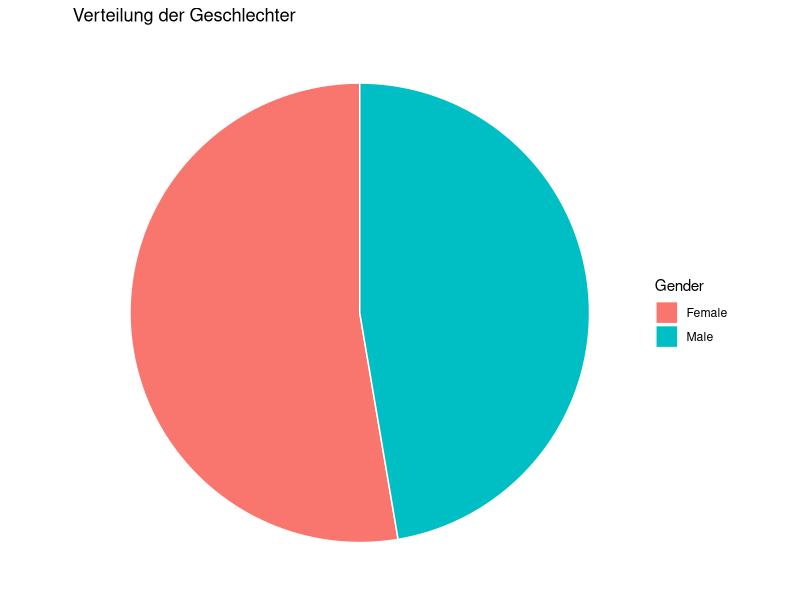
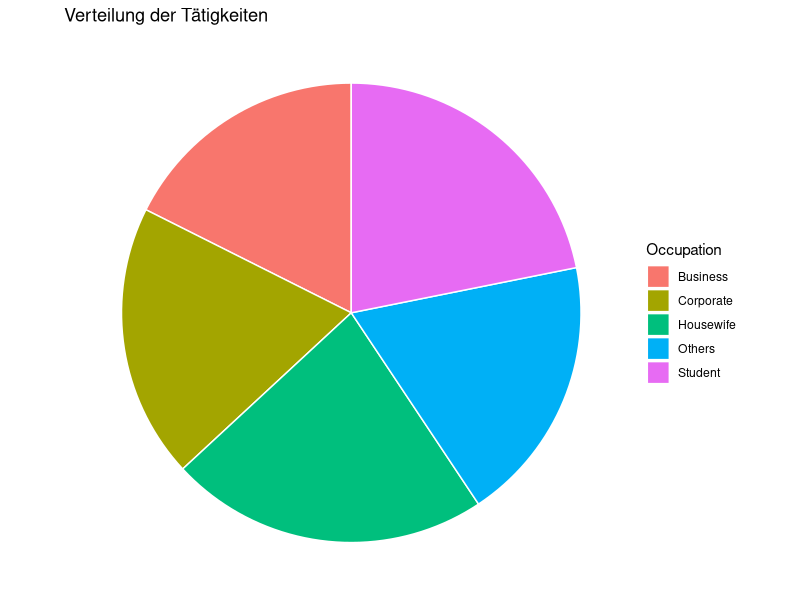
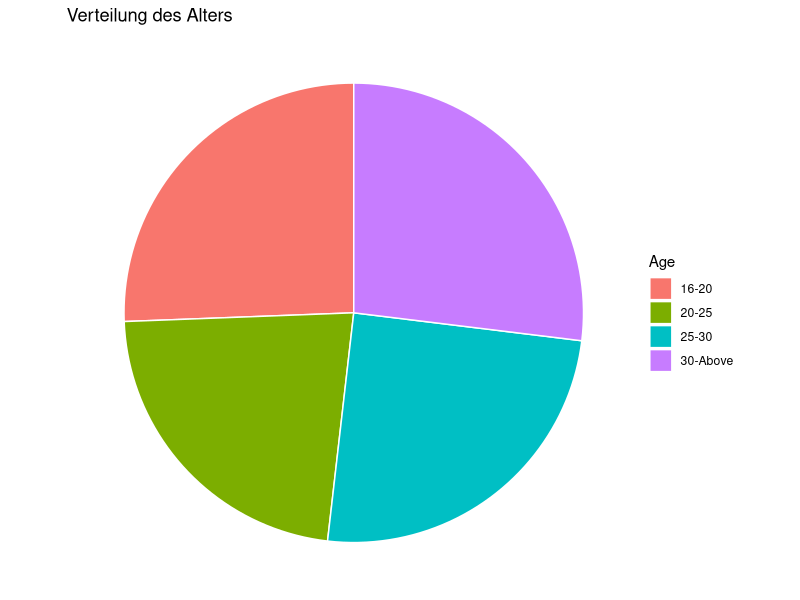
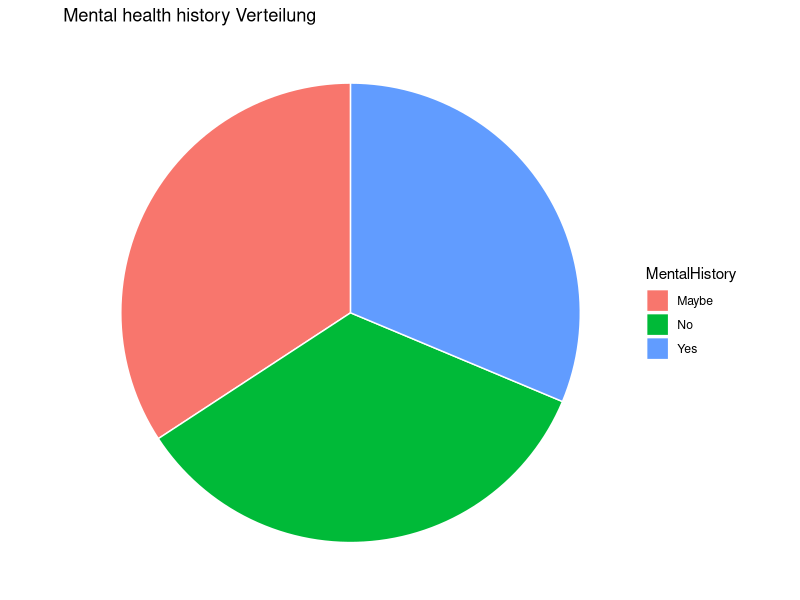
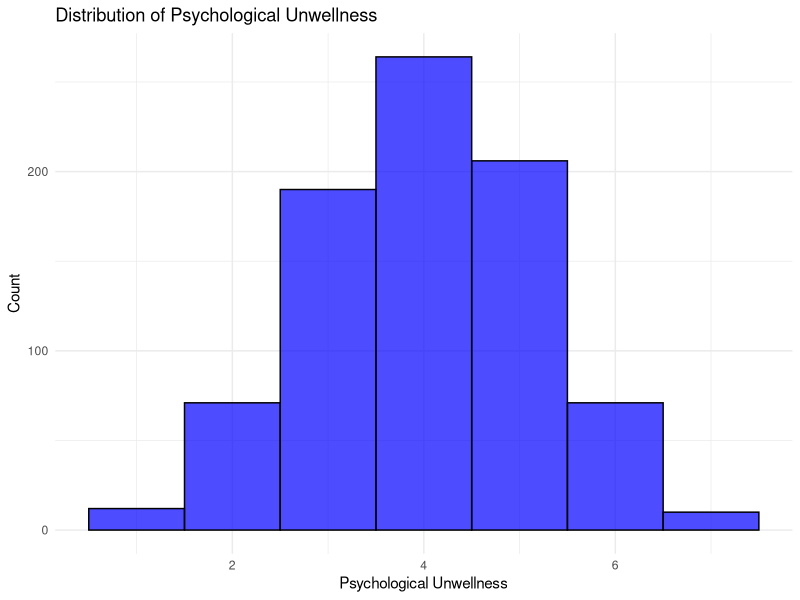
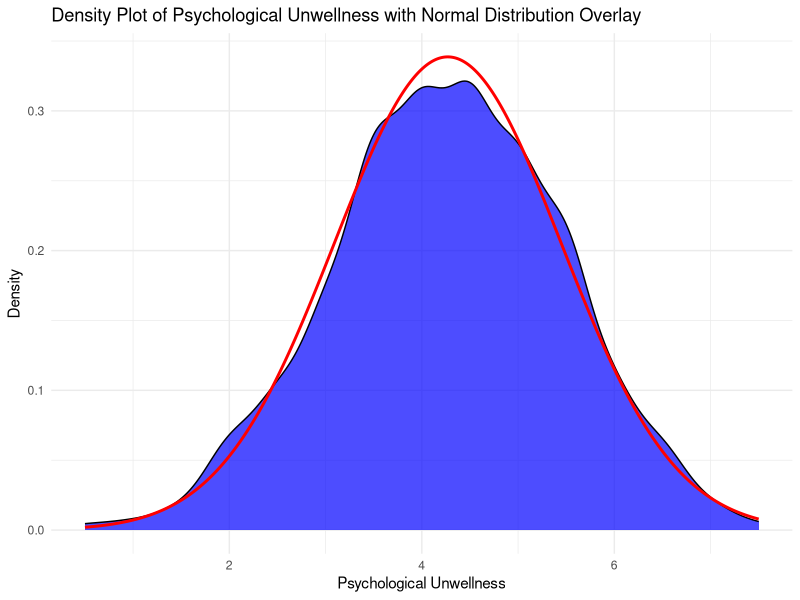
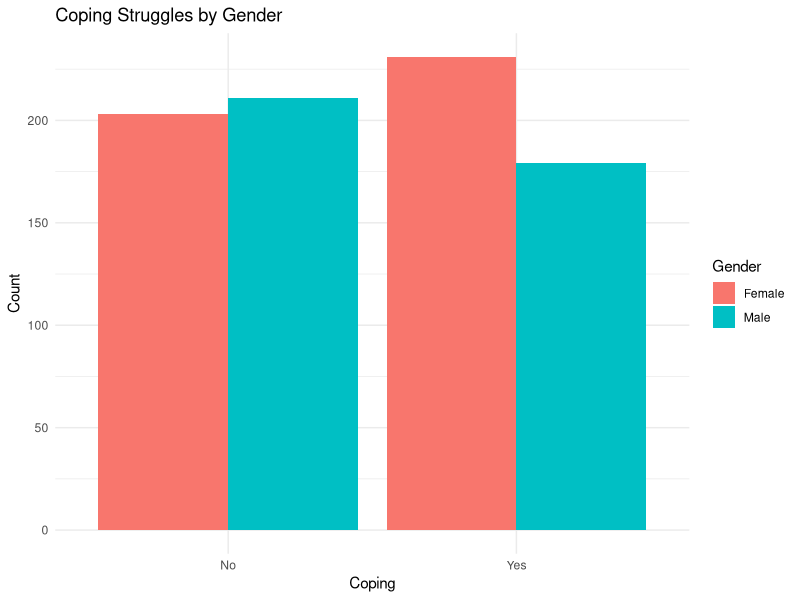
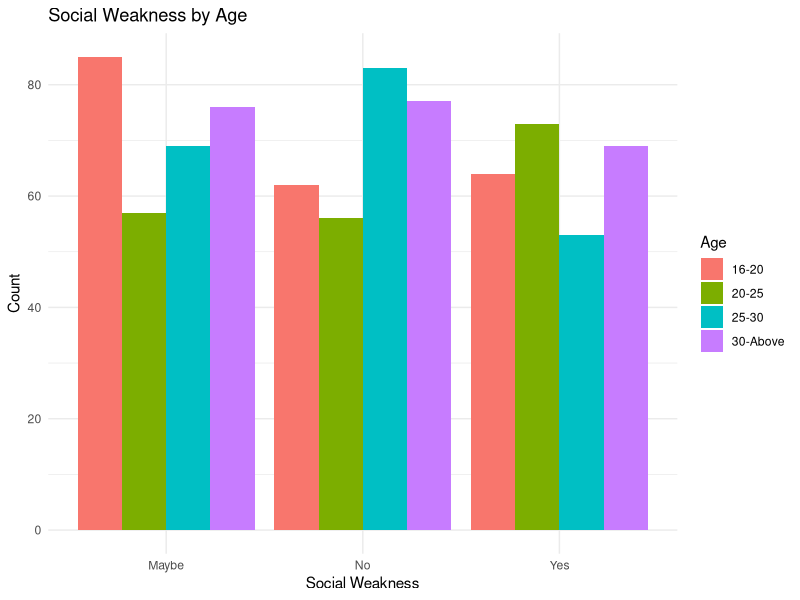

Source code (R) for these figures, in order:
## ---- chunk 1
knitr::opts_chunk$set(echo = TRUE)
library(dplyr)
library(ggplot2)
library(tidyverse)
library(knitr)
library(kableExtra)
library(class)
library(fastDummies)
MentalHealth = read_csv("MentalHealthDataSet.csv")
## ---- chunk 2
kable(head(MentalHealth))

## ---- chunk 3
df <- data.frame(
  Gender = MentalHealth$Gender
)
ggplot(df, aes(x = "", fill = Gender)) +
  geom_bar(width = 1, color = "white") +
  coord_polar("y", start = 0) +
  labs(title = "Verteilung der Geschlechter", fill = "Gender") +
  theme_void() +
  theme(legend.position = "right")
## ---- chunk 4
df2 <- data.frame(
  Occupation = MentalHealth$Occupation
)
ggplot(df2, aes(x = "", fill = Occupation)) +
  geom_bar(width = 1, color = "white") +
  coord_polar("y", start = 0) +
  labs(title = "Verteilung der Tätigkeiten", fill = "Occupation") +
  theme_void() +
  theme(legend.position = "right")
## ---- chunk 5
df3 <- data.frame(
  Age = MentalHealth$Age
)
ggplot(df3, aes(x = "", fill = Age)) +
  geom_bar(width = 1, color = "white") +
  coord_polar("y", start = 0) +
  labs(title = "Verteilung des Alters", fill = "Age") +
  theme_void() +
  theme(legend.position = "right")
## ---- chunk 6
df4 <- data.frame(
  MentalHistory = MentalHealth$Mental_Health_History
)
ggplot(df4, aes(x = "", fill = MentalHistory)) +
  geom_bar(width = 1, color = "white") +
  coord_polar("y", start = 0) +
  labs(title = "Mental health history Verteilung", fill = "MentalHistory") +
  theme_void() +
  theme(legend.position = "right")
## ---- chunk 7
MentalHealth_wellness <- MentalHealth %>% 
  mutate(Mental_Unwellness = rowSums(select(., -Coping_Struggles, -Work_Interest, -Mental_Health_History) == "Yes") +
                         rowSums(select(.,Coping_Struggles,Work_Interest) == "No") + 
                         rowSums(select(., Mood_Swings) == "High") +
                         rowSums(. == "Maybe") / 2 +
                         rowSums(select(., Mood_Swings) == "Medium") / 2)
kable(head(MentalHealth_wellness))

## ---- chunk 8
ggplot(MentalHealth_wellness, aes(x = Mental_Unwellness)) +
  geom_histogram(binwidth = 1, fill = "blue", color = "black", alpha = 0.7) +
  labs(title = "Distribution of Psychological Unwellness",
       x = "Psychological Unwellness",
       y = "Count") +
  theme_minimal()
## ---- chunk 9
normal_density <- data.frame(x = seq(min(MentalHealth_wellness$Mental_Unwellness), max(MentalHealth_wellness$Mental_Unwellness), length = 1000),
                             y = dnorm(seq(min(MentalHealth_wellness$Mental_Unwellness), max(MentalHealth_wellness$Mental_Unwellness), length = 1000), mean = mean(MentalHealth_wellness$Mental_Unwellness), sd = sd(MentalHealth_wellness$Mental_Unwellness)))

## ---- chunk 10
ggplot(MentalHealth_wellness, aes(x = Mental_Unwellness)) +
  geom_density(fill = "blue", alpha = 0.7) +
  geom_line(data = normal_density, aes(x = x, y = y), color = "red", linewidth = 1) +
  labs(title = "Density Plot of Psychological Unwellness with Normal Distribution Overlay",
       x = "Psychological Unwellness",
       y = "Density") +
  theme_minimal()
## ---- chunk 11
#Generating table with amount of people by age who have social weakness(yes/no/maybe)
age_social_weakness_table <- MentalHealth %>%
  count(Age, Social_Weakness) %>%
  pivot_wider(names_from = Social_Weakness, values_from = n, values_fill = 0)

#Extending the table with total amount of people with the same age and total amount of people with the same social weakness 
age_social_weakness_table <- age_social_weakness_table %>%
  mutate(Total = rowSums(select(.,"Maybe", "No", "Yes"))) %>%
  bind_rows(summarise(., across(where(is.numeric), sum),
                      across(where(is.character), ~'Total')))

#Finding the expected frequencies table if Variables Age and Social_Weakness are independent 
v1 <- data.matrix(age_social_weakness_table[1:4,5])
v2 <- data.matrix(age_social_weakness_table[5,2:4])
exp_age_social_weakness_table <- v1 %*% v2 / as.numeric(age_social_weakness_table[5,5])
kable(age_social_weakness_table)
kable(exp_age_social_weakness_table)
## ---- chunk 12
v <- data.matrix(age_social_weakness_table[1:4,2:4])
X <- sum((exp_age_social_weakness_table - v) ^ 2 / exp_age_social_weakness_table)
## ---- chunk 13
cat("X = ",X)
## ---- chunk 14
df <- (n_distinct(MentalHealth$Age) - 1) * (n_distinct(MentalHealth$Social_Weakness) - 1)
decision <- qchisq(0.95, df, lower.tail = TRUE) > X
## ---- chunk 15
cat("qchisq(o.95, df) = ",qchisq(0.95, df, lower.tail = TRUE))
cat("decision =", decision)
## ---- chunk 16
chisq.test(MentalHealth$Age, MentalHealth$Social_Weakness)
## ---- chunk 17
Xsq_value_table_independence <- 
  matrix(NA, nrow = ncol(MentalHealth), ncol = ncol(MentalHealth))
rownames(Xsq_value_table_independence) <- 
  colnames(Xsq_value_table_independence) <- 
  colnames(MentalHealth)
for (i in 1:(ncol(MentalHealth) - 1)) {
  for (j in (i + 1):ncol(MentalHealth)) {
    
    chi2_result <- chisq.test(MentalHealth[[i]], 
                                     MentalHealth[[j]])
    
    Xsq_value_table_independence[i, j] <- chi2_result$statistic < qchisq(0.95, chi2_result$parameter, lower.tail = TRUE)
    Xsq_value_table_independence[j, i] <- Xsq_value_table_independence[i, j]
  }
}
kable(Xsq_value_table_independence)
## ---- chunk 18
ggplot(MentalHealth, aes(x = MentalHealth$Coping_Struggles, fill = Gender)) +
  geom_bar(position = "dodge") +
  labs(title = "Coping Struggles by Gender",
       x = "Coping",
       y = "Count") +
  theme_minimal()

ggplot(MentalHealth, aes(x = MentalHealth$Social_Weakness, fill = Age)) +
  geom_bar(position = "dodge") +
  labs(title = "Social Weakness by Age",
       x = "Social Weakness",
       y = "Count") +
  theme_minimal()


## ---- chunk 19
fisher.test(MentalHealth_wellness$Age, MentalHealth_wellness$Mental_Unwellness, simulate.p.value = TRUE)

fisher.test(MentalHealth_wellness$Gender, MentalHealth_wellness$Mental_Unwellness, simulate.p.value = TRUE)

fisher.test(MentalHealth_wellness$Occupation, MentalHealth_wellness$Mental_Unwellness, simulate.p.value = TRUE)

fisher.test(MentalHealth_wellness$Mental_Health_History, MentalHealth_wellness$Mental_Unwellness, simulate.p.value = TRUE)

## ---- chunk 20
MentalHealth = read_csv("MentalHealthDataSet.csv",show_col_types = FALSE)
MentalHealth_copy <- MentalHealth
MentalHealth_copy$Gender <- ifelse(MentalHealth_copy$Gender == "Male", 1, 0)
MentalHealth_copy$Mental_Health_History <- ifelse(MentalHealth_copy$Mental_Health_History == "Yes", 1, 0)
MentalHealth_copy$Age <- dummy_cols(MentalHealth_copy$Age)[-1]
MentalHealth_copy$Occupation <- dummy_cols(MentalHealth_copy$Occupation)[-1]
MentalHealth_copy$Days_Indoors <- dummy_cols(MentalHealth_copy$Days_Indoors)[-1]
MentalHealth_copy$Coping_Struggles <- as.integer(factor(MentalHealth_copy$Coping_Struggles, levels = c("No", "Yes")))
data_train <- MentalHealth_copy[, c(1:4, 8)]
data_test <- MentalHealth_copy[, c(1:4, 8)]
classification <- MentalHealth_copy$Coping_Struggles
## ---- chunk 21
prediction <- knn(train = data_train, test = data_test, cl = classification, k = round(sqrt(ncol(MentalHealth))))
## ---- chunk 22
cat(sum(prediction == classification) / nrow(MentalHealth))
